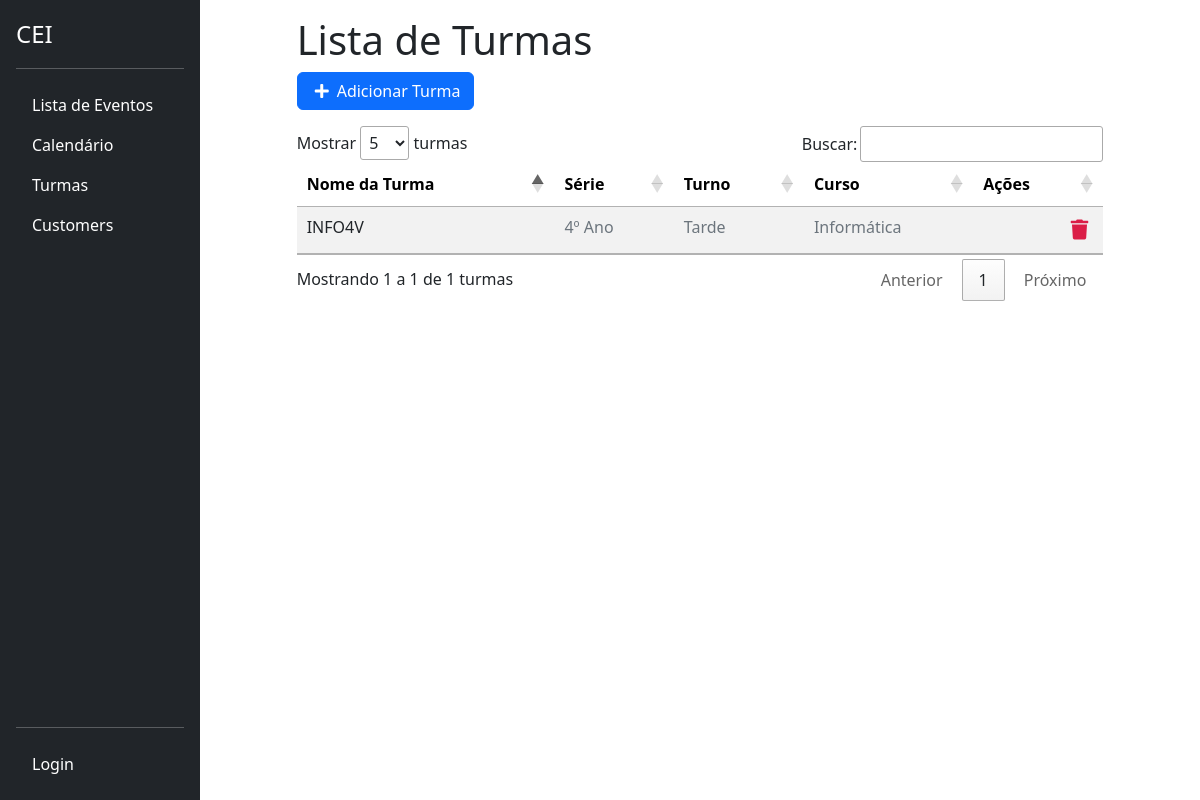
/turmas/, run on an earlier commit of the app's database.
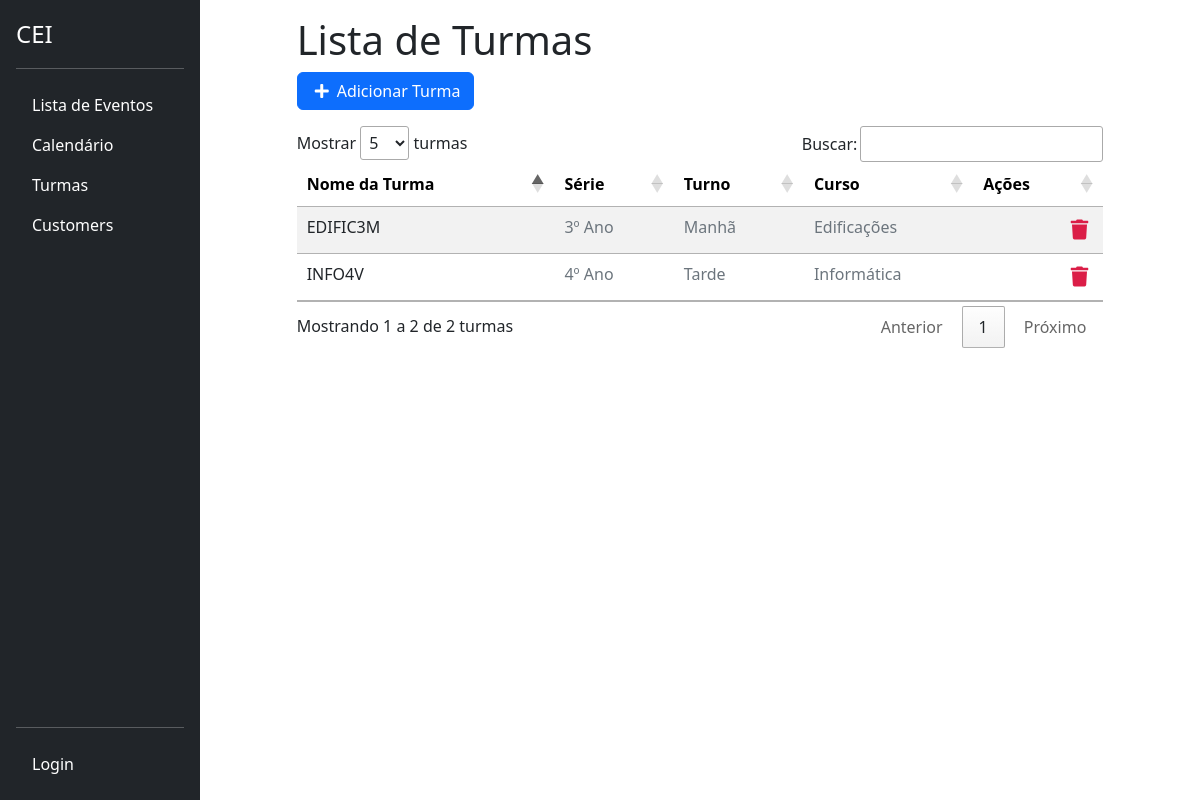
And on a later commit of the database.
### classes/models.py (models this page shows, shortened)
class Turma(models.Model):
    TURNO_CHOICES = [
        ('manha', 'Manhã'),
        ('tarde', 'Tarde'),
        ('noite', 'Noite'),
    ]
    CURSO_CHOICES = [
        ('edificacoes', 'Edificações'),
        ('informatica', 'Informática'),
        ('meio_ambiente', 'Meio Ambiente'),
        ('matematica', 'Matemática'),
    ]
    SERIE_CHOICES = [
        ('1', '1º Ano'),
        ('2', '2º Ano'),
        ('3', '3º Ano'),
        ('4', '4º Ano'),
    ]
    nome = models.CharField(max_length=100)
    serie = models.CharField(max_length=1, choices=SERIE_CHOICES)
    turno = models.CharField(max_length=5, choices=TURNO_CHOICES)
    curso = models.CharField(max_length=15, choices=CURSO_CHOICES)

### classes/views.py (the view)
# urls.py: path('turmas/', ListaTurmas.as_view(), name='lista-turmas'),
class ListaTurmas(GroupRequiredMixin, LoginRequiredMixin, ListView):
    group_required = u"Administrador"
    login_url = reverse_lazy('login')
    model = Turma
    template_name = 'classes/lista_turmas.html'
    context_object_name = 'turmas'

### classes/templates/classes/lista_turmas.html (shortened to what this page needs)
{% extends 'base.html' %}
{% block content %}
<div class="offset-1 col-10 list-div">
    <h1>Lista de Turmas</h1>
    <div class="row mb-3">
        <div class="col-auto btn-primary">
            <a id="add-link" href="{% url 'cadastrar_turma' %}" class="btn btn-primary d-flex align-items-center">
                <i class="fas fa-plus me-2"></i> Adicionar Turma
            </a>
        </div>
    </div>
    <table id="turmaTable" class="table table-striped table-hover" style="margin-top: 30px;">
        <thead class="table">
            <tr>
                <th>Nome da Turma</th>
                <th>Série</th>
                <th>Turno</th>
                <th>Curso</th>
                <th>Ações</th>
            </tr>
        </thead>
        <tbody>
            {% for turma in turmas %}
            <tr class="turma-item">
                <td><a href="/turma/{{ turma.id }}" class="text-decoration-none text-dark">{{ turma.nome }}</a></td>
                <td style="color: #6c757d;">{{ turma.get_serie_display }}</td>
                <td style="color: #6c757d;">{{ turma.get_turno_display }}</td>
                <td style="color: #6c757d;">{{ turma.get_curso_display }}</td>
                <td>
                    <a href="{% url 'delete-turma' turma.id %}" class="text-danger me-2"><i class="fas fa-trash"></i></a>
                </td>
            </tr>
            {% endfor %}
        </tbody>
    </table>
</div>
{% endblock %}
{% block scripts %}
<link rel="stylesheet" href="https://cdn.datatables.net/1.11.5/css/jquery.dataTables.min.css">
{% endblock %}

What changed in the data, as far as the page shows it:
added Turma: nome "EDIFIC3M", serie "3º Ano", turno "Manhã", curso "Edificações"
Also different on the page:
text written by a page script: "Mostrar turmas Buscar: Mostrando 1 a 1 de 1 turmas Anterior 1 Próximo" → "Mostrar turmas Buscar: Mostrando 1 a 2 de 2 turmas Anterior 1 Próximo"
